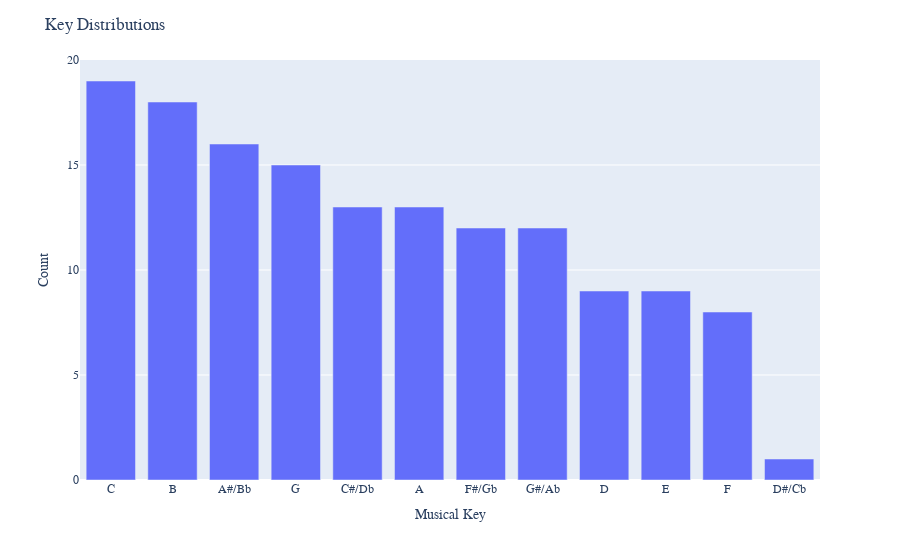

Notebook code cell kept with this figure:
### Code cell
# key and tempo

fig = px.bar(x = temp['key_name'].value_counts().index, y = temp['key_name'].value_counts())

fig.update_layout(
    title_text="Key Distributions",
    font_family="Rockwell",
    yaxis=dict(title='Count'),
    xaxis=dict(title='Musical Key')
    
)
fig.show()

### Figure 1 — Plotly figure (JSON) as saved in the notebook; plotly's stock layout.template omitted (floating-point values rounded to 4 significant figures)
{"data": [{"alignmentgroup": "True", "hovertemplate": "x=%{x}<br>y=%{y}<extra></extra>", "legendgroup": "", "marker": {"color": "#636efa"}, "name": "", "offsetgroup": "", "orientation": "v", "showlegend": false, "textposition": "auto", "type": "bar", "x": ["C", "B", "A#/Bb", "G", "C#/Db", "A", "F#/Gb", "G#/Ab", "D", "E", "F", "D#/Cb"], "xaxis": "x", "y": [19, 18, 16, 15, 13, 13, 12, 12, 9, 9, 8, 1], "yaxis": "y"}], "layout": {"barmode": "relative", "font": {"family": "Rockwell"}, "legend": {"tracegroupgap": 0}, "margin": {"t": 60}, "title": {"text": "Key Distributions"}, "xaxis": {"anchor": "y", "domain": [0, 1], "title": {"text": "Musical Key"}}, "yaxis": {"anchor": "x", "domain": [0, 1], "title": {"text": "Count"}}}}
